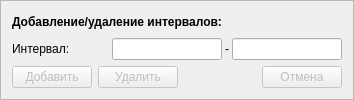
                <widget class="QFrame" name="frame_6">
                 <property name="maximumSize">
                  <size>
                   <width>16777215</width>
                   <height>16777215</height>
                  </size>
                 </property>
                 <property name="frameShape">
                  <enum>QFrame::StyledPanel</enum>
                 </property>
                 <property name="frameShadow">
                  <enum>QFrame::Raised</enum>
                 </property>
                 <layout class="QVBoxLayout" name="verticalLayout_18">
                  <item>
                   <widget class="QLabel" name="label_13">
                    <property name="font">
                     <font>
                      <bold>true</bold>
                     </font>
                    </property>
                    <property name="text">
                     <string>Добавление/удаление интервалов:</string>
                    </property>
                   </widget>
                  </item>
                  <item>
                   <layout class="QHBoxLayout" name="horizontalLayout_6">
                    <property name="spacing">
                     <number>0</number>
                    </property>
                    <item>
                     <widget class="QLabel" name="label_14">
                      <property name="sizePolicy">
                       <sizepolicy hsizetype="Fixed" vsizetype="Preferred">
                        <horstretch>0</horstretch>
                        <verstretch>0</verstretch>
                       </sizepolicy>
                      </property>
                      <property name="minimumSize">
                       <size>
                        <width>60</width>
                        <height>0</height>
                       </size>
                      </property>
                      <property name="text">
                       <string>Интервал:</string>
                      </property>
                     </widget>
                    </item>
                    <item>
                     <spacer name="horizontalSpacer_8">
                      <property name="orientation">
                       <enum>Qt::Horizontal</enum>
                      </property>
                      <property name="sizeHint" stdset="0">
                       <size>
                        <width>40</width>
                        <height>20</height>
                       </size>
                      </property>
                     </spacer>
                    </item>
                    <item>
                     <widget class="QLineEdit" name="firstPointPDEdit">
                      <property name="minimumSize">
                       <size>
                        <width>110</width>
                        <height>0</height>
                       </size>
                      </property>
                      <property name="maximumSize">
                       <size>
                        <width>110</width>
                        <height>16777215</height>
                       </size>
                      </property>
                      <property name="focusPolicy">
                       <enum>Qt::ClickFocus</enum>
                      </property>
                     </widget>
                    </item>
                    <item>
                     <widget class="QLabel" name="label_17">
                      <property name="minimumSize">
                       <size>
                        <width>10</width>
                        <height>0</height>
                       </size>
                      </property>
                      <property name="text">
                       <string>-</string>
                      </property>
                      <property name="alignment">
                       <set>Qt::AlignCenter</set>
                      </property>
                     </widget>
                    </item>
                    <item>
                     <widget class="QLineEdit" name="secondPointPDEdit">
                      <property name="minimumSize">
                       <size>
                        <width>110</width>
                        <height>0</height>
                       </size>
                      </property>
                      <property name="maximumSize">
                       <size>
                        <width>110</width>
                        <height>16777215</height>
                       </size>
                      </property>
                      <property name="focusPolicy">
                       <enum>Qt::ClickFocus</enum>
                      </property>
                     </widget>
                    </item>
                   </layout>
                  </item>
                  <item>
                   <layout class="QHBoxLayout" name="horizontalLayout_21">
                    <item>
                     <widget class="QPushButton" name="addPDIntervalButton">
                      <property name="enabled">
                       <bool>false</bool>
                      </property>
                      <property name="text">
                       <string>Добавить</string>
                      </property>
                     </widget>
                    </item>
                    <item>
                     <widget class="QPushButton" name="delPDIntervalButton">
                      <property name="enabled">
                       <bool>false</bool>
                      </property>
                      <property name="text">
                       <string>Удалить</string>
                      </property>
                     </widget>
                    </item>
                    <item>
                     <spacer name="horizontalSpacer_7">
                      <property name="orientation">
                       <enum>Qt::Horizontal</enum>
                      </property>
                      <property name="sizeHint" stdset="0">
                       <size>
                        <width>40</width>
                        <height>20</height>
                       </size>
                      </property>
                     </spacer>
                    </item>
                    <item>
                     <widget class="QPushButton" name="cancelPDEditingButton">
                      <property name="enabled">
                       <bool>false</bool>
                      </property>
                      <property name="text">
                       <string>Отмена</string>
                      </property>
                     </widget>
                    </item>
                   </layout>
                  </item>
                 </layout>
                </widget>
